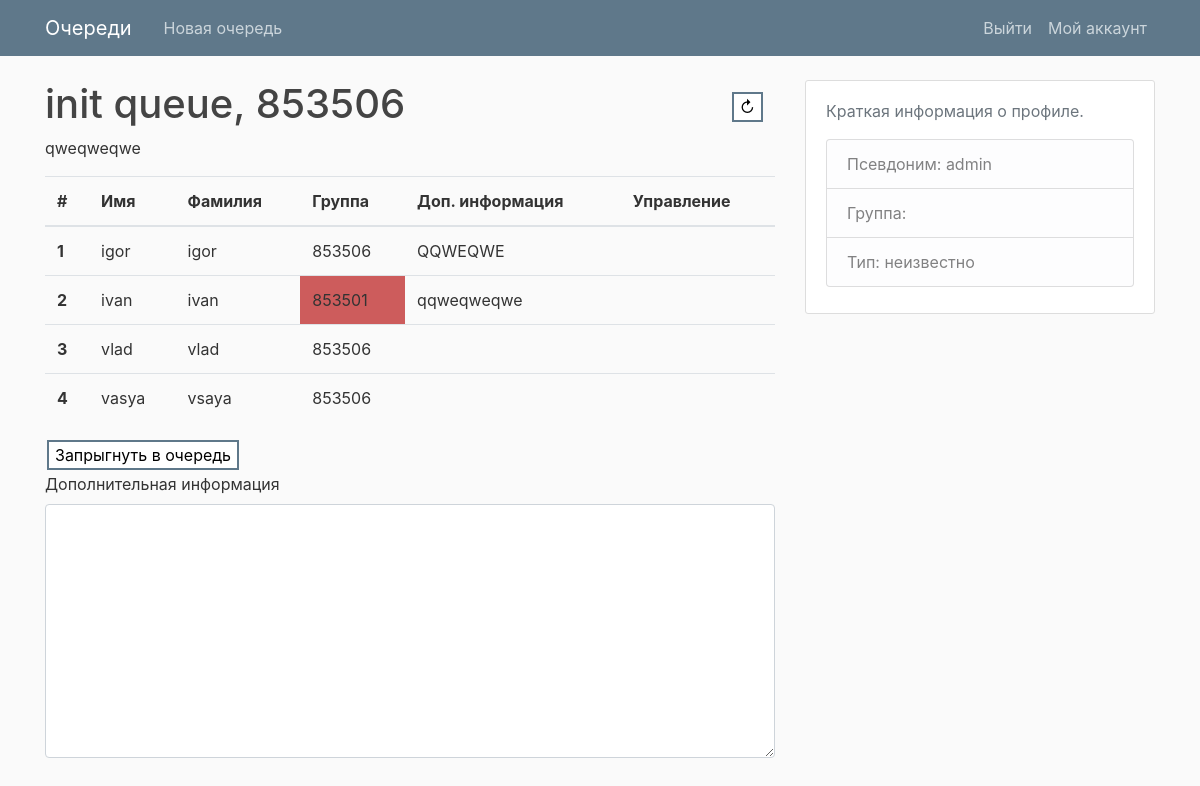
The page /lab_queue/1/ (signed in) on the database as committed earlier.
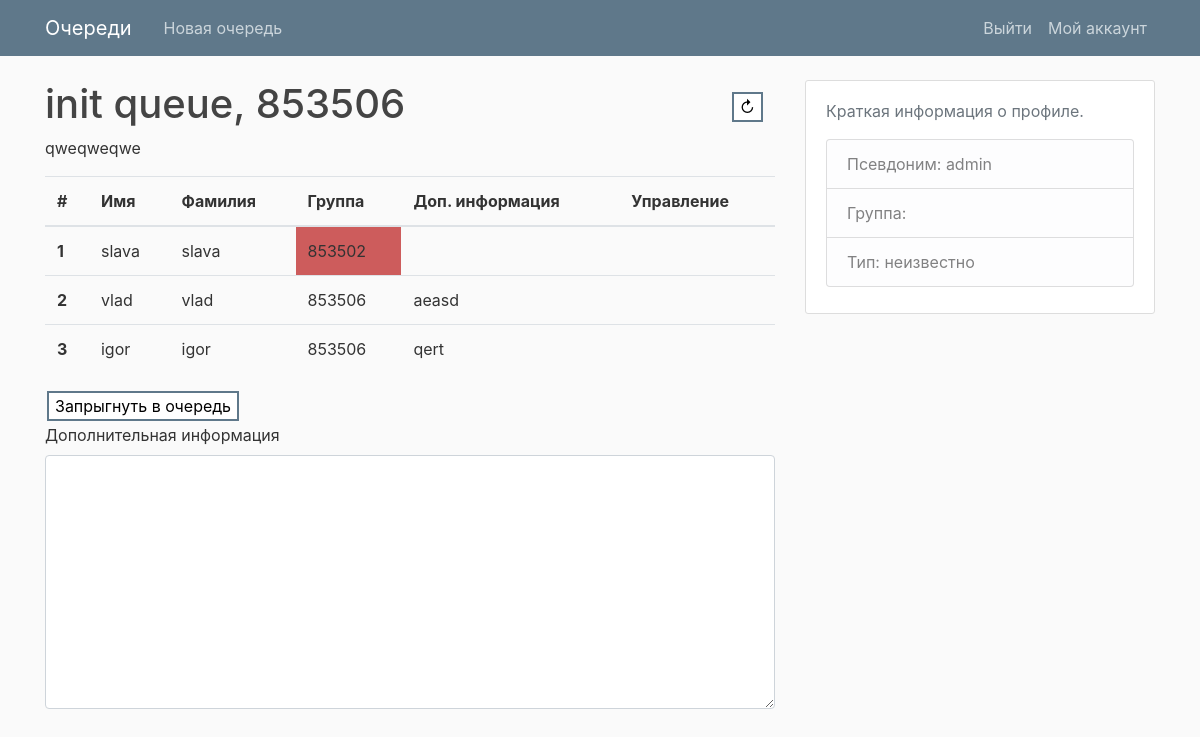
The same page on the database as committed later.
### vl/apps/lab_queue/models.py (models this page shows, shortened)
class UserInQueue(models.Model):
    queue_id = models.AutoField(primary_key=True)
    uiq_user_id = models.IntegerField('id пользователя')
    uiq_queue_id = models.ForeignKey(Queue, on_delete = models.CASCADE)
    uiq_info = models.TextField('дополнительная информация', blank=True, default='')
    uiq_group = models.IntegerField('группа пользователя', blank=True, default=0)
    uiq_first_name = models.CharField('имя пользователя', max_length = 100, blank=True, default='')
    uiq_second_name = models.CharField('фамилия пользователя', max_length = 100, blank=True, default='')
    uiq_want_to_swap = models.BooleanField('хочет ли поменяться местами', blank=True, default=False)
    uiq_index = models.IntegerField('порядковый номер в очереди', blank=False, default=0)
    class Meta:
        verbose_name = 'User in queue'
        verbose_name_plural = 'Users in queues'

### vl/apps/lab_queue/views.py (the view, shortened to what this page needs)
# urls.py: path('<int:queue_id>/', lab_queue_views.detail, name = 'detail'),
@login_required
def detail(request, queue_id):
    queue_enter_form = QueueEnterForm()
    queue = Queue.objects.get( queue_id = queue_id )
    users = UserInQueue.objects.filter( uiq_queue_id = queue_id ).order_by('uiq_index')
    current_user = list(filter(lambda item: item.uiq_user_id == request.user.id, users))
    context = {
        'queue': queue,
        'users': users,
    }
    queue = Queue.objects.get( queue_id = queue_id )
    users = UserInQueue.objects.filter( uiq_queue_id = queue_id ).order_by('uiq_index')
    current_user = list(filter(lambda item: item.uiq_user_id == request.user.id, users))
    context = {
        'queue': queue,
        'users': users,
    }
    if len(current_user) != 0:
        context.update({'current_user': current_user[0]})
    else:
        context.update({'queue_enter_form': queue_enter_form})
    return render(request, 'lab_queue/detail.html', context)

### vl/apps/lab_queue/forms.py
class QueueEnterForm(forms.ModelForm):
    class Meta:
        model = UserInQueue
        fields = ['uiq_info']

### vl/templates/lab_queue/detail.html (shortened to what this page needs)
{% extends 'base.html' %}
{% load crispy_forms_tags %}
{% block content %}
    <div>
        <div style="float: left;">
            <h1>{{queue.queue_title}}, {{queue.queue_group}}</h1>
            <p>{{queue.queue_info}}</p>
        </div>
        <div style="float: right; margin: 10px">
            <form action=""> {% csrf_token %}
                <button class="button_main_empty" type="submit">↻</button>
            </form>
        </div>
    </div>
    {% if users %}
        <table class="table">
            <thead>
              <tr>
                <th scope="col">#</th>
                <th scope="col">Имя</th>
                <th scope="col">Фамилия</th>
                <th scope="col">Группа</th>
                <th scope="col">Доп. информация</th>
                <th scope="col">Управление</th>
              </tr>
            </thead>
            <tbody>
                {% for user_in_queue in users %}
                <tr>
                    <th scope="row">{{user_in_queue.uiq_index}}</th>
                    <td>{{user_in_queue.uiq_first_name}}</td>
                    <td>{{user_in_queue.uiq_second_name}}</td>
                    <td class="{% if user_in_queue.uiq_group != queue.queue_group %}wrong_group{% endif %}">{{user_in_queue.uiq_group}}</td>
                    <td>{{user_in_queue.uiq_info}}</td>
                    <td>
                    </td>
                </tr>
                {% endfor %}
            </tbody>
          </table>
    {% else %}
        <br>Эта очередь пустая<br>
    {% endif %}
    {% if user.id != current_user.uiq_user_id %}
        <form action='' method='POST'> {% csrf_token %}
            <button class="button_main_empty" type='submit' name='queue_enter'>Запрыгнуть в очередь</button>
            {{ queue_enter_form|crispy }}
        </form>
    {% else %}
        <form action='' method='POST'> {% csrf_token %}
            <button class="button_main_empty" type='submit' name='queue_exit'>Выпрыгнуть</button>
        </form>
    {% endif %}
{% endblock %}

Rows that differ between the two databases and show on the page:
removed UserInQueue: uiq_index "1", uiq_first_name "igor", uiq_second_name "igor", uiq_group "853506", uiq_info "QQWEQWE"
removed UserInQueue: uiq_index "2", uiq_first_name "ivan", uiq_second_name "ivan", uiq_group "853501", uiq_info "qqweqweqwe"
removed UserInQueue: uiq_index "3", uiq_first_name "vlad", uiq_second_name "vlad", uiq_group "853506"
removed UserInQueue: uiq_index "4", uiq_first_name "vasya", uiq_second_name "vsaya", uiq_group "853506"
added UserInQueue: uiq_index "1", uiq_first_name "slava", uiq_second_name "slava", uiq_group "853502"
added UserInQueue: uiq_index "2", uiq_first_name "vlad", uiq_second_name "vlad", uiq_group "853506", uiq_info "aeasd"
added UserInQueue: uiq_index "3", uiq_first_name "igor", uiq_second_name "igor", uiq_group "853506", uiq_info "qert"
